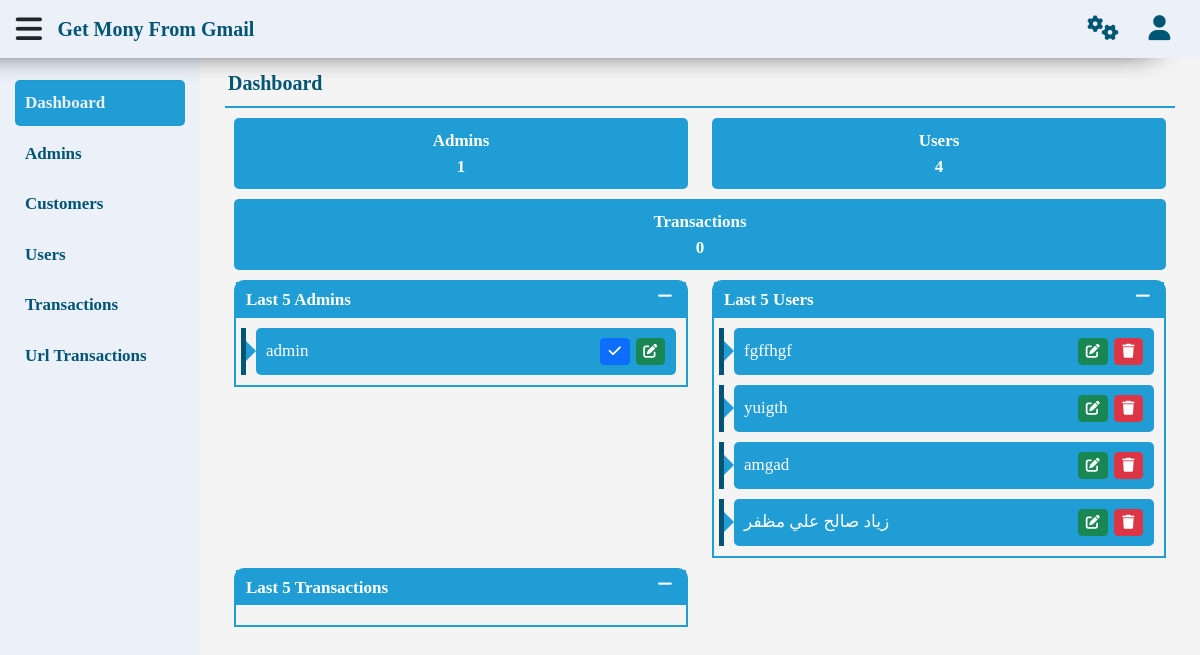
Page /gmr/dashboard.php (signed in) on the committed database.
### tables this page shows
CREATE TABLE `users` (
  `id` int(11) NOT NULL,
  `username` text NOT NULL,
  `pass` text NOT NULL,
  `phone` text NOT NULL,
  `main_email` varchar(255) NOT NULL,
  `email` text NOT NULL,
  `us_date` timestamp NOT NULL DEFAULT current_timestamp(),
  `active` int(1) NOT NULL DEFAULT 1,
  `type` int(1) NOT NULL DEFAULT 2
);

### gmr/function.php (called while the page is built, shortened)
<?php
function getData ($table, $where = '1 = 1', $value = null, $by = 'id', $order = 'DESC', $limit = null) {
    global $con;
    $statment = $con->prepare("SELECT * FROM $table WHERE $where ORDER BY $by $order $limit");
    $statment->execute($value);
    return $statment->fetchAll();
}
function getCount ($table, $where = '1 = 1', $value = null) {
    global $con;
    $statment = $con->prepare("SELECT * FROM $table WHERE $where");
    $statment->execute($value);
    return $statment->rowCount();
}

### gmr/inc/temp/dashboard.php (the view, shortened to what this page needs)
<div class="content">
    <nav class="navbar navbar-expand-lg">
        <a class="navbar-brand">
            <span><?php echo $pageTitle ?></span>
        </a>
    </nav>
    <div class="dashboard">
        <div class="container">
            <div class="boards">
                <div class="row text-center">
                    <div class="col-sm-6">
                        <div class="board">
                            <p>Admins</p>
                            <span>
                                <?php echo getCount('admins') ?>
                            </span>
                        </div>
                    </div>
                    <div class="col-sm-6">
                        <div class="board">
                            <p>Users</p>
                            <span>
                                <?php echo getCount('users') ?>
                            </span>
                        </div>
                    </div>
                    <div class="col-12">
                        <div class="board">
                            <p>Transactions</p>
                            <span>
                                <?php echo getCount('transactions') ?>
                            </span>
                        </div>
                    </div>
                </div>
            </div>
            <div class="row">
                <div class="col-md-6">
                    <div class="panel">
                        <div class="panel-heading">
                            <span>Last 5 Admins</span>
                            <i class="fa fa-minus fa-fw"></i>
                        </div>
                        <div class="panel-body">
                            <?php foreach (getData('admins', '1 = ?', array(1), 'id', 'desc', 'limit 5') as $all) { ?>
                            <div>
                                <p><span><?php echo $all['username'] ?></p>
                                <div class="control">
                                    <a href="?Page=Active&ID=<?php echo $all['id'] ?>" class="btn btn-primary btn-sm">
                                        <i class="fa fa-check fa-fw"></i>
                                    </a>
                                    <a href="admins.php?Page=Edit&ID=<?php echo $all['id'] ?>" class="btn btn-success btn-sm">
                                        <i class="fa fa-edit fa-fw"></i>
                                    </a>
                                </div>
                            </div>
                            <?php } ?>
                        </div>
                    </div>
                </div>
                <div class="col-md-6">
                    <div class="panel">
                        <div class="panel-heading">
                            <span>Last 5 Users</span>
                            <i class="fa fa-minus fa-fw"></i>
                        </div>
                        <div class="panel-body">
                            <?php foreach (getData('users', '1 = ?', array(1), 'id', 'desc', 'limit 5') as $all) { ?>
                            <div>
                                <p><?php echo $all['username'] ?></p>
                                <div class="control">
                                    <a href="admins.php?Page=Edit&ID=<?php echo $all['id'] ?>" class="btn btn-success btn-sm">
                                        <i class="fa fa-edit fa-fw"></i>
                                    </a>
                                    <?php if ($all['id'] != 1) { ?>
                                    <a href="#delete" class="btn btn-danger btn-sm" data-id="<?php echo $all['id']?>" data-page="admins">
                                        <i class="fa fa-trash fa-fw"></i>
                                    </a>
                                    <?php } ?>
                                </div>
                            </div>
                            <?php } ?>
                        </div>
                    </div>
                </div>
                <div class="col-md-6">
                    <div class="panel">
                        <div class="panel-heading">
                            <span>Last 5 Transactions</span>
                            <i class="fa fa-minus fa-fw"></i>
                        </div>
                        <div class="panel-body">
                        </div>
                    </div>
                </div>
            </div>
        </div>
    </div>
</div>

### gmr/lay/css/style.css (style rules this page uses)
:root { --background: #ebf0f9; --primary: white; --secondry: #005575; --third: #219dd5; }
* { box-sizing: border-box; font-family: 'Cairo'; }
body { background-color: #f4f4f4; }
a { text-decoration: none; }
P, ul, h1, h2, h3, h4, h5, h6 { margin: 0; padding: 0; }
.row { margin: 0; }
.content { position: relative; top: 50px; left: 200px; width: calc(100% - 200px); transition: .3s; padding: 10px; }
.navbar { border-bottom: 2px solid var(--third); margin: 0 15px 10px; padding: 3px; }
.navbar .navbar-brand { color: var(--secondry); font-weight: bold; font-size: 20px; margin: 0; }
.panel { border: 2px solid var(--third); margin-bottom: 10px; border-radius: 10px 10px 0 0; }
.panel .panel-heading { padding: 5px; font-size: 17px; font-weight: bold; background-color: var(--third); color: var(--primary); text-align: center; }
.panel .panel-body { padding: 10px; }
.boards .board { background-color: var(--third); border-radius: 5px; margin-bottom: 10px; padding: 10px 0; font-size: 17px; font-weight: bold; color: var(--primary); }
.dashboard .panel .panel-heading { text-align: left; display: flex; padding-right: 10px; padding-left: 10px; justify-content: space-between; }
.dashboard .panel .panel-heading i { cursor: pointer; }
.dashboard .panel .panel-body > div { display: flex; text-align: center; justify-content: space-between; align-items: center; }
.dashboard .panel .panel-body > div { background-color: var(--third); position: relative; padding: 10px; border-radius: 5px; margin-left: 10px; }
.dashboard .panel .panel-body > div::before { content: ''; display: block; position: absolute; top: 0; left: -15px; width: 5px; height: 100%; background-color: var(--secondry); }
.dashboard .panel .panel-body > div::after { content: ''; display: block; position: absolute; top: 13px; left: -10px; width: 0; height: 0; border-style: solid; border-width: 10px; border-color: transparent transparent transparent var(--third); }
.dashboard .panel .panel-body > div:not(:last-of-type) { margin-bottom: 10px; }
.dashboard .panel .panel-body > div p { font-size: 17px; color: var(--primary); }
.dashboard .panel .panel-body > div a { margin: 0 1px; padding: 2px 5px; }

### rows in the picture
users: username "fgffhgf"
users: username "yuigth"
users: username "amgad"
users: username "زياد صالح علي مظفر"

### other values in the picture
$pageTitle "Dashboard"
getCount('admins') "1"
getCount('users') "4"
getCount('transactions') "0"
$all['username'] "admin"
